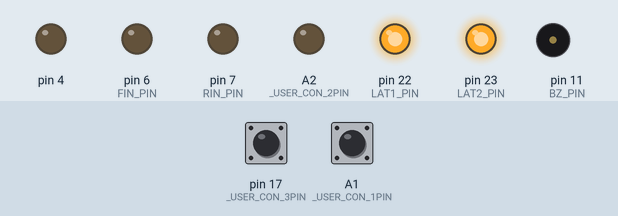
Simulated run of this sketch. Board: Arduino Leonardo, built with avr-gcc and run on an emulated ATmega32U4. Parts: output pins drawn as LEDs (lit = HIGH), buzzer (waves = sounding). Inputs (shaded band) come from the test bench; at power-on: pin 17 (_USER_CON_3PIN) LOW, A1 (_USER_CON_1PIN) HIGH.

Above: at 1.2 s.
1.3 s: pin 17 (_USER_CON_3PIN) pulsed HIGH 2 times (0.12 s each, 0.3 s apart)
At 1.8 s:
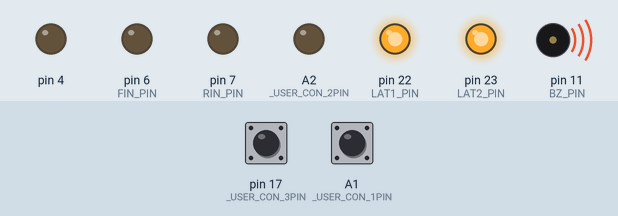
Timing chart, 0 to 4.3 s (numbered marks = the images above; inputs shaded):
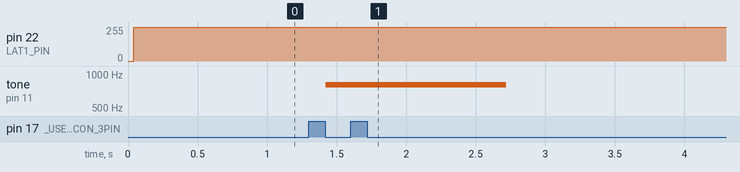

Measured:
- after the input at 1.3 s, tone on pin 11 (BZ_PIN): silent → 800 Hz after 0.12 s, → silent 1.3 s later

The sketch:

kadai4.ino
```cpp
// 24:26

#define USE_TIMER3_ISR
#include "mono_con.h"

int ph, sw;
int preph, presw;
int swps = false;

bool visible = true;
int count = 0;

word in, cd, bz;
word bz_pause = 0, bz_rep = 0, bz_hz = 0;

void onedisp(int n) {
	static int pren = -2;
	if (n != pren) {
		if (n == -1) disp(num[16], num[16]);
		else disp(num[n / 10], num[n % 10]);
		pren = n;
	}
}

ISR (TIMER3_COMPA_vect) {
	if (in++ > 5) {
		in = 0;

		ph = digitalRead(_USER_CON_3PIN);
		sw = digitalRead(_USER_CON_5PIN);

		if (sw == LOW && presw == HIGH) swps = true;

		presw = sw;
	}

	if (bz > 0) {
		bz--;
		if (bz == 0) {
			noTone(BZ_PIN);
			if (bz_rep > 0) bz_pause = 100;
		}
	} else if (bz_pause > 0) {
		bz_pause--;
		if (bz_pause == 0 && bz_rep > 0) {
			tone(BZ_PIN, bz_hz);
			bz = 100;
			bz_rep--;
		}
	} else noTone(BZ_PIN);

	cd++;
}

void setup() {
	config_init();
	serial_init();

	disp(num[0], num[0]);
}

void loop() {
	if (ph == HIGH) {
		if (ph != preph) {
			preph = ph;
			count = 0;
			cd = 0;
			visible = true;
			disp(num[0], num[0]);
			lm.color.GBR = B000;
			led_stepmotor(lm.b8);
		}

		if (cd > 1000) {
			cd = 0;
			count++;
		}

		if (sw == LOW) visible = true;
		else if (count > 3) visible = false;
		else visible = true;

	} else {
		if (ph != preph) {
			preph = ph;
			visible = true;
			bz_rep = 0;

			if (count == 10) {
				lm.color.GBR = B010;
				tone(BZ_PIN, 1500);
				bz = 2000;
			} else if (count == 9 || count == 11) {
				lm.color.GBR = B101;
				bz_hz = 1500;
				tone(BZ_PIN, bz_hz);
				bz = 100;
				bz_rep = 2;
			} else {
				lm.color.GBR = B001;
				tone(BZ_PIN, 800);
				bz = 1000;
			}

			led_stepmotor(lm.b8);
		}
	}

	if (visible) onedisp(count);
	else onedisp(-1);
}
```

mono_con.h
```cpp
//===================================================================================================================
//
//  高校生ものづくりコンテスト2026岡山県大会用 ArduinoShield
//
//    出力回路: 百エディケーション製
//    https://hyakuedu.wordpress.com/
//
//    CPU Board: Arduino MEGA 2560 R3
//                                     2026/01/08 OKAKO
//
//===================================================================================================================
#ifndef _MONO_CON_2026_H
#define _MONO_CON_2026_H

//--- Arduino  ATmega2560 Input
#define _USER_CON_1PIN A1
#define _USER_CON_2PIN A2
#define _USER_CON_3PIN 17
#define _USER_CON_4PIN 18
#define _USER_CON_5PIN 19
#define _USER_CON_6PIN 40
#define _USER_CON_7PIN 42
#define _USER_CON_8PIN 20 //GND

//--- OKAKO_Shield_CN2
#define BOARD_SW_PIN 26
#define BZ_PIN 11
#define FIN_PIN 6
#define RIN_PIN 7
#define LAT2_PIN 23
#define LAT1_PIN 22
#define SCK_PIN 24
#define SDI_PIN 25

//--- セグメントLED 0-9,blank
int num[17] = { 0x3f, 0x06, 0x5b, 0x4f, 0x66,  //0, 1, 2, 3, 4
                0x6d, 0x7d, 0x27, 0x7f, 0x6f,  //5, 6, 7, 8, 9
                0x77, 0x7f, 0x39, 0x3f, 0x79, 0x71, // A, B, C, D, E, F
                0x00 };                        //blank

//--- レジスタ初期設定
void config_init(void) {
  pinMode(_USER_CON_1PIN, INPUT);
  pinMode(_USER_CON_2PIN, INPUT);
  pinMode(_USER_CON_3PIN, INPUT);
  pinMode(_USER_CON_4PIN, INPUT);
  pinMode(_USER_CON_5PIN, INPUT);
  pinMode(_USER_CON_6PIN, INPUT);
  pinMode(_USER_CON_7PIN, INPUT);

  pinMode(_USER_CON_8PIN, OUTPUT);
  digitalWrite(_USER_CON_8PIN, LOW); //IN_D4をGND設定

  pinMode(BOARD_SW_PIN, INPUT);
  pinMode(BZ_PIN, OUTPUT);
  pinMode(RIN_PIN, OUTPUT);
  pinMode(FIN_PIN, OUTPUT);
  pinMode(LAT1_PIN, OUTPUT);
  pinMode(LAT2_PIN, OUTPUT);
  pinMode(SCK_PIN, OUTPUT);
  pinMode(SDI_PIN, OUTPUT);

  ////////// DCモータ制御用PWM信号生成用のタイマ(Timer4)の周波数を31.37KHzに変更 //////////
  TCCR4B = (TCCR4B & 0b11111000) | 0x01;

#ifdef USE_TIMER3_ISR
  ////////// 1ms割り込み用のタイマ(Timer3)の初期化 //////////
  TCCR3A = 0;
  TCCR3B = 0x0b;
  // OCR3A = 124;
  OCR3A = 249;
  TIMSK3 = 2;
#endif
}

//--- 構造体宣言bitset
struct bitset {
  int SDI : 1;   // bit0 シリアルデータ
  int SCK : 1;   // bit1 シリアルクロック
  int LAT1 : 1;  // bit2 7seg LED 系ラッチ
  int LAT2 : 1;  // bit3 フルカラーLED,step モータ系ラッチ
  int DCM : 2;   // bit4,5 DC モータの動作モード
  int BZ : 1;    // bit6 圧電スピーカ
  int TSW : 1;   // bit7 タクトスイッチ入力
};
struct bitset RC;  // 構造体変数

//--- 共用体宣言lm (LED & step Motor)
union {
  struct
  {               //--- 構造体宣言，bit というグループ名
    int SM : 4;   // bit0 ～ bit3 ステッピングモータ励磁信号
    int R : 1;    // bit4 フルカラーLED，赤色
    int B : 1;    // bit5 フルカラーLED，青色
    int G : 1;    // bit6 フルカラーLED，緑色
    int res : 1;  // bit7 未使用
  } bit;          // bit アクセス名
  struct
  {
    int SM : 4;
    int GBR : 3;  // フルカラーLED, カラーコードを3bitで指定
    int res : 1;
  } color;  // GBRを3ビットアクセス名
  int b8;   // byte アクセス名
} lm;       // 共用体変数名

//--- U1,U2,U3初期化
void serial_init(void) {
  //U1
  digitalWrite(LAT1_PIN, LOW);
  shiftOut(SDI_PIN, SCK_PIN, MSBFIRST, 0x00);
  digitalWrite(LAT1_PIN, HIGH);

  //U2
  digitalWrite(LAT1_PIN, LOW);
  shiftOut(SDI_PIN, SCK_PIN, MSBFIRST, 0x00);
  digitalWrite(LAT1_PIN, HIGH);

  //u3
  digitalWrite(LAT2_PIN, LOW);
  shiftOut(SDI_PIN, SCK_PIN, MSBFIRST, 0x00);
  digitalWrite(LAT2_PIN, HIGH);
}

//--- 2桁7セグメントLEDの表示関数
int disp(char leftPat, char rightPat) {
  digitalWrite(LAT1_PIN, LOW);
  shiftOut(SDI_PIN, SCK_PIN, MSBFIRST, leftPat);
  digitalWrite(LAT1_PIN, HIGH);

  digitalWrite(LAT1_PIN, LOW);
  shiftOut(SDI_PIN, SCK_PIN, MSBFIRST, rightPat);
  digitalWrite(LAT1_PIN, HIGH);
}

//--- ステッピングモータの初期設定関数
int stepm_init(int n) {
  int spm[5] = { 0x9,     // A
                 0xc,     // B
                 0x6,     // nA
                 0x3,     // nB
                 0x00 };  // Stop

  return spm[n];
}

//--- フルカラーLEDとステッピングモータの動作制御関数
int led_stepmotor(char n) {
  digitalWrite(LAT2_PIN, LOW);
  shiftOut(SDI_PIN, SCK_PIN, MSBFIRST, n);
  digitalWrite(LAT2_PIN, HIGH);
}

#endif
```
